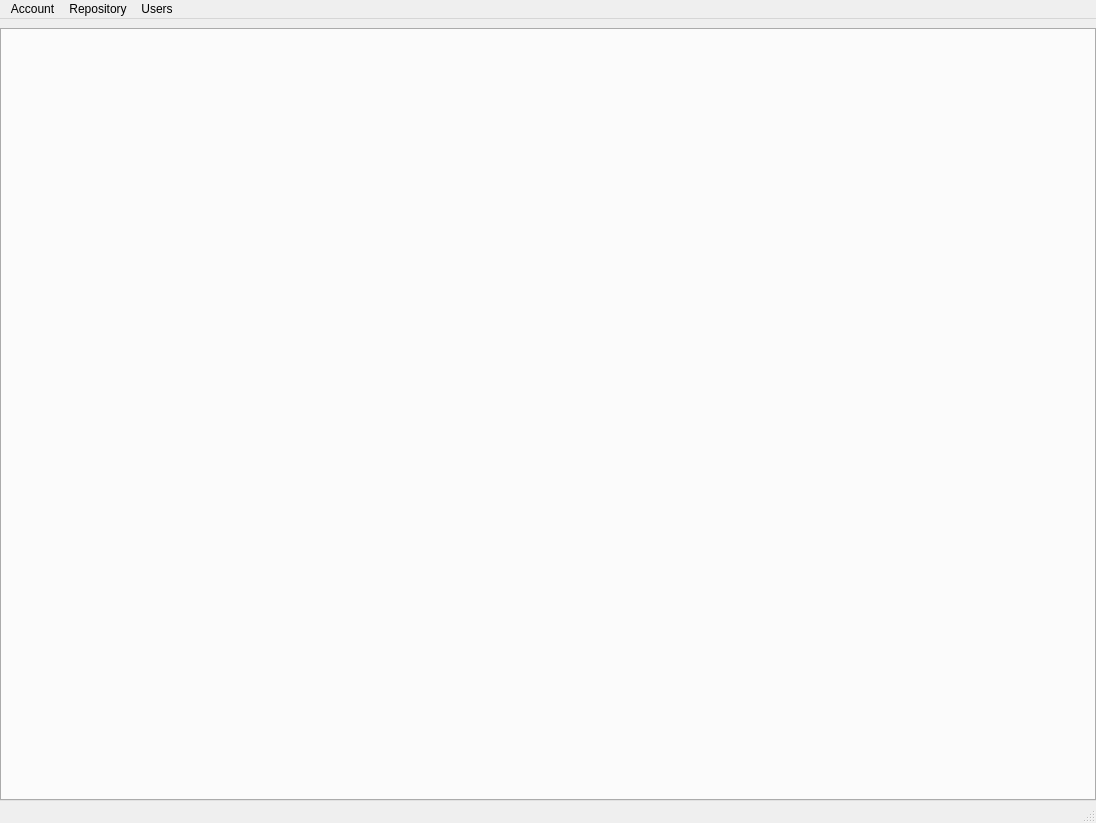
<?xml version="1.0" encoding="UTF-8"?>
<ui version="4.0">
 <class>MainWindow</class>
 <widget class="QMainWindow" name="MainWindow">
  <property name="geometry">
   <rect>
    <x>0</x>
    <y>0</y>
    <width>1096</width>
    <height>823</height>
   </rect>
  </property>
  <property name="windowTitle">
   <string>MainWindow</string>
  </property>
  <widget class="QWidget" name="centralwidget">
   <layout class="QVBoxLayout" name="verticalLayout">
    <property name="leftMargin">
     <number>0</number>
    </property>
    <property name="rightMargin">
     <number>0</number>
    </property>
    <property name="bottomMargin">
     <number>0</number>
    </property>
    <item>
     <widget class="QTabWidget" name="tab_widget"/>
    </item>
   </layout>
  </widget>
  <widget class="QMenuBar" name="menubar">
   <property name="geometry">
    <rect>
     <x>0</x>
     <y>0</y>
     <width>1096</width>
     <height>23</height>
    </rect>
   </property>
   <widget class="QMenu" name="menuAccount">
    <property name="title">
     <string>Account</string>
    </property>
    <addaction name="self_passwd"/>
    <addaction name="self_log_out"/>
   </widget>
   <widget class="QMenu" name="menuRepository">
    <property name="title">
     <string>Repository</string>
    </property>
    <addaction name="repo_fetch"/>
    <addaction name="repo_push"/>
    <addaction name="repo_users"/>
   </widget>
   <widget class="QMenu" name="menuUsers">
    <property name="title">
     <string>Users</string>
    </property>
    <addaction name="users_manage"/>
   </widget>
   <addaction name="menuAccount"/>
   <addaction name="menuRepository"/>
   <addaction name="menuUsers"/>
  </widget>
  <widget class="QStatusBar" name="statusbar"/>
  <action name="self_passwd">
   <property name="text">
    <string>Change Password...</string>
   </property>
  </action>
  <action name="self_log_out">
   <property name="text">
    <string>Log Out</string>
   </property>
  </action>
  <action name="repo_fetch">
   <property name="text">
    <string>Fetch</string>
   </property>
  </action>
  <action name="repo_push">
   <property name="text">
    <string>Push</string>
   </property>
  </action>
  <action name="repo_users">
   <property name="text">
    <string>Users...</string>
   </property>
  </action>
  <action name="users_manage">
   <property name="text">
    <string>Manage...</string>
   </property>
  </action>
  <action name="users_admins">
   <property name="text">
    <string>Admin Rights...</string>
   </property>
  </action>
 </widget>
 <resources/>
 <connections/>
</ui>
